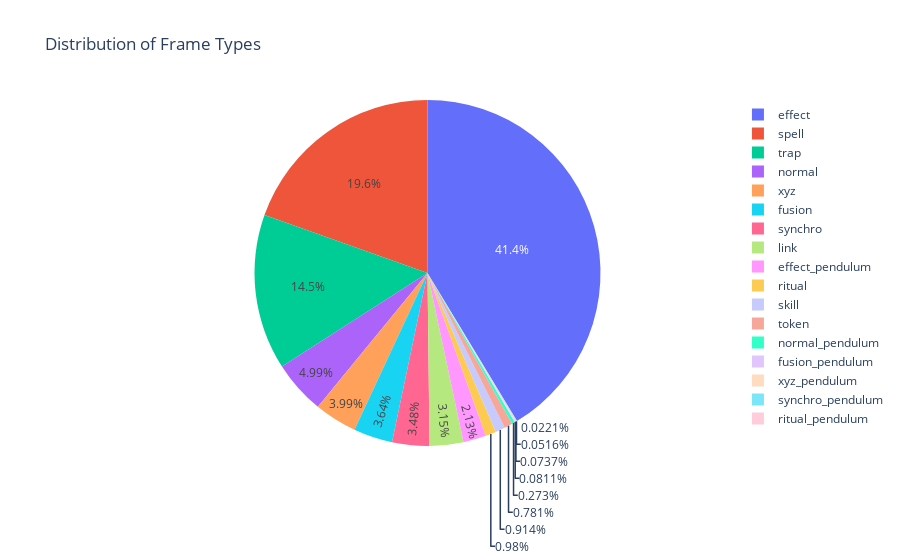

Notebook code cell kept with this figure:
### Code cell
# Aggregate count of each frameType
frame_counts = df2['frameType'].value_counts().reset_index()
frame_counts.columns = ['frameType', 'count']  # Rename columns for clarity

# Create Pie Chart
fig = px.pie(
    frame_counts,  
    names='frameType',  # Categories
    values='count',  # Use the counts for the segment sizes
    title='Distribution of Frame Types'
)

fig.show()

### Figure 1 — Plotly figure (JSON) as saved in the notebook; plotly's stock layout.template omitted (floating-point values rounded to 4 significant figures)
{"data": [{"domain": {"x": [0, 1], "y": [0, 1]}, "hovertemplate": "frameType=%{label}<br>count=%{value}<extra></extra>", "labels": ["effect", "spell", "trap", "normal", "xyz", "fusion", "synchro", "link", "effect_pendulum", "ritual", "skill", "token", "normal_pendulum", "fusion_pendulum", "xyz_pendulum", "synchro_pendulum", "ritual_pendulum"], "legendgroup": "", "name": "", "showlegend": true, "type": "pie", "values": [5610, 2655, 1970, 677, 541, 494, 472, 428, 289, 133, 124, 106, 37, 11, 10, 7, 3]}], "layout": {"legend": {"tracegroupgap": 0}, "title": {"text": "Distribution of Frame Types"}}}
